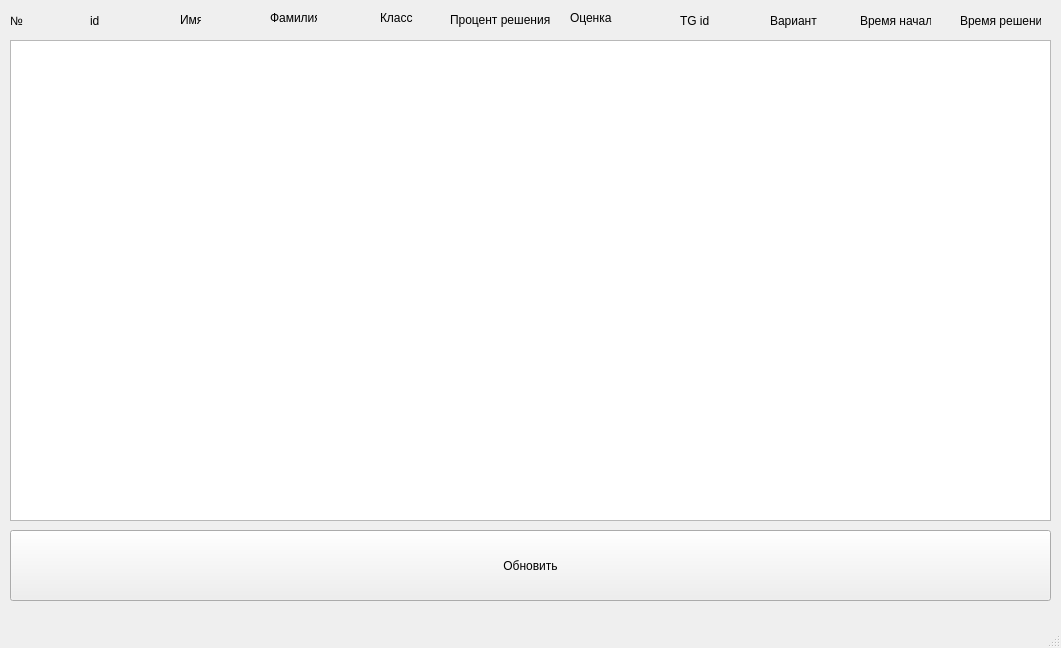
<?xml version="1.0" encoding="UTF-8"?>
<ui version="4.0">
 <class>MainWindow</class>
 <widget class="QMainWindow" name="MainWindow">
  <property name="geometry">
   <rect>
    <x>0</x>
    <y>0</y>
    <width>1061</width>
    <height>648</height>
   </rect>
  </property>
  <property name="windowTitle">
   <string>MainWindow</string>
  </property>
  <widget class="QWidget" name="centralwidget">
   <widget class="QTableWidget" name="tableWidget">
    <property name="geometry">
     <rect>
      <x>10</x>
      <y>40</y>
      <width>1041</width>
      <height>481</height>
     </rect>
    </property>
   </widget>
   <widget class="QPushButton" name="upload">
    <property name="geometry">
     <rect>
      <x>10</x>
      <y>530</y>
      <width>1041</width>
      <height>71</height>
     </rect>
    </property>
    <property name="text">
     <string>Обновить</string>
    </property>
   </widget>
   <widget class="QLabel" name="label">
    <property name="geometry">
     <rect>
      <x>90</x>
      <y>10</y>
      <width>21</width>
      <height>21</height>
     </rect>
    </property>
    <property name="text">
     <string>id</string>
    </property>
   </widget>
   <widget class="QLabel" name="label_2">
    <property name="geometry">
     <rect>
      <x>10</x>
      <y>10</y>
      <width>21</width>
      <height>21</height>
     </rect>
    </property>
    <property name="text">
     <string>№</string>
    </property>
   </widget>
   <widget class="QLabel" name="label_3">
    <property name="geometry">
     <rect>
      <x>180</x>
      <y>9</y>
      <width>21</width>
      <height>21</height>
     </rect>
    </property>
    <property name="text">
     <string>Имя</string>
    </property>
   </widget>
   <widget class="QLabel" name="label_4">
    <property name="geometry">
     <rect>
      <x>270</x>
      <y>10</y>
      <width>47</width>
      <height>16</height>
     </rect>
    </property>
    <property name="text">
     <string>Фамилия</string>
    </property>
   </widget>
   <widget class="QLabel" name="label_5">
    <property name="geometry">
     <rect>
      <x>380</x>
      <y>10</y>
      <width>47</width>
      <height>16</height>
     </rect>
    </property>
    <property name="text">
     <string>Класс</string>
    </property>
   </widget>
   <widget class="QLabel" name="label_6">
    <property name="geometry">
     <rect>
      <x>450</x>
      <y>9</y>
      <width>101</width>
      <height>21</height>
     </rect>
    </property>
    <property name="text">
     <string>Процент решения</string>
    </property>
   </widget>
   <widget class="QLabel" name="label_7">
    <property name="geometry">
     <rect>
      <x>570</x>
      <y>10</y>
      <width>61</width>
      <height>16</height>
     </rect>
    </property>
    <property name="text">
     <string>Оценка</string>
    </property>
   </widget>
   <widget class="QLabel" name="label_8">
    <property name="geometry">
     <rect>
      <x>680</x>
      <y>10</y>
      <width>41</width>
      <height>21</height>
     </rect>
    </property>
    <property name="text">
     <string>TG id</string>
    </property>
   </widget>
   <widget class="QLabel" name="label_9">
    <property name="geometry">
     <rect>
      <x>770</x>
      <y>10</y>
      <width>61</width>
      <height>21</height>
     </rect>
    </property>
    <property name="text">
     <string>Вариант</string>
    </property>
   </widget>
   <widget class="QLabel" name="label_10">
    <property name="geometry">
     <rect>
      <x>860</x>
      <y>10</y>
      <width>71</width>
      <height>21</height>
     </rect>
    </property>
    <property name="text">
     <string>Время начала</string>
    </property>
   </widget>
   <widget class="QLabel" name="label_11">
    <property name="geometry">
     <rect>
      <x>960</x>
      <y>10</y>
      <width>81</width>
      <height>21</height>
     </rect>
    </property>
    <property name="text">
     <string>Время решения</string>
    </property>
   </widget>
  </widget>
  <widget class="QMenuBar" name="menubar">
   <property name="geometry">
    <rect>
     <x>0</x>
     <y>0</y>
     <width>1061</width>
     <height>21</height>
    </rect>
   </property>
  </widget>
  <widget class="QStatusBar" name="statusbar"/>
 </widget>
 <resources/>
 <connections/>
</ui>
